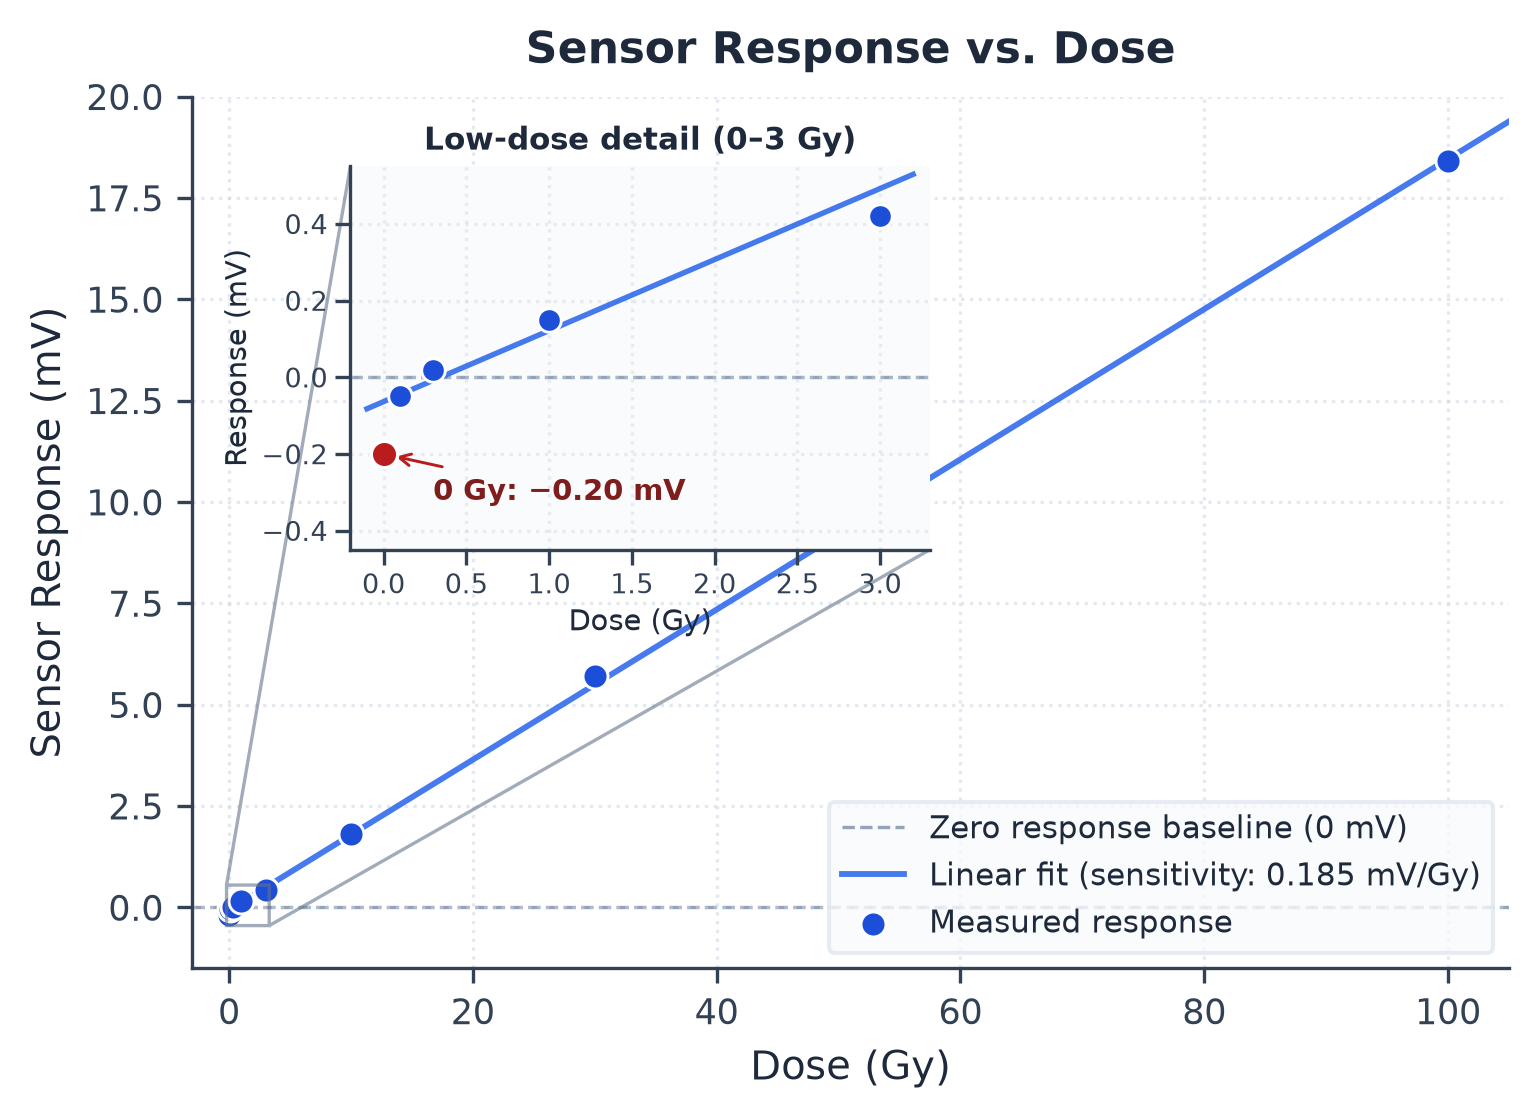

Write the Python code that produced this figure.
import matplotlib.pyplot as plt
import numpy as np
import pandas as pd

# Load data
df = pd.read_csv("data.csv")
dose = df["dose_gy"].values
response = df["response_mv"].values

# Configure publication-quality style
plt.rcParams.update({
    "font.family": "sans-serif",
    "font.sans-serif": ["DejaVu Sans", "Helvetica", "Arial"],
    "font.size": 9,
    "axes.labelsize": 9.5,
    "axes.titlesize": 10.5,
    "xtick.labelsize": 8.5,
    "ytick.labelsize": 8.5,
    "lines.linewidth": 1.5,
    "lines.markersize": 5.5,
    "axes.linewidth": 0.8,
    "axes.edgecolor": "#334155",
    "text.color": "#1e293b",
    "axes.labelcolor": "#1e293b",
    "xtick.color": "#334155",
    "ytick.color": "#334155",
    "figure.facecolor": "#ffffff",
    "axes.facecolor": "#ffffff",
    "savefig.facecolor": "#ffffff",
})

# Create figure
fig, ax = plt.subplots(figsize=(5.2, 3.8), dpi=300)

# Colors
primary_color = "#1d4ed8"
fit_color = "#2563eb"
ref_color = "#94a3b8"
highlight_color = "#b91c1c"

# Linear fit across full range to show constant sensitivity (linear physical response)
slope, intercept = np.polyfit(dose, response, 1)
fit_x = np.linspace(0, 105, 200)
fit_y = slope * fit_x + intercept

# Plot reference line at y = 0
ax.axhline(0, color=ref_color, linestyle="--", linewidth=0.8, zorder=1, label="Zero response baseline (0 mV)")

# Plot linear fit line
ax.plot(fit_x, fit_y, color=fit_color, linestyle="-", linewidth=1.4, alpha=0.85, zorder=2,
        label=f"Linear fit (sensitivity: {slope:.3f} mV/Gy)")

# Plot measured points
ax.scatter(dose, response, color=primary_color, edgecolor="white", linewidth=0.7, s=36, zorder=3,
           label="Measured response")

# Main axes limits and formatting
ax.set_xlim(-3, 105)
ax.set_ylim(-1.5, 20)
ax.set_xlabel("Dose (Gy)", fontweight="medium")
ax.set_ylabel("Sensor Response (mV)", fontweight="medium")
ax.set_title("Sensor Response vs. Dose", fontweight="bold", pad=8)

# Gridlines
ax.grid(True, linestyle=":", alpha=0.5, color="#cbd5e1", zorder=0)
ax.spines["top"].set_visible(False)
ax.spines["right"].set_visible(False)

# Legend (placed in lower right)
ax.legend(loc="lower right", frameon=True, facecolor="#f8fafc", edgecolor="#e2e8f0", fontsize=7.5)

# Inset zoom to resolve low-dose regime (0 to 3 Gy) without misleading log distortion
axins = ax.inset_axes([0.12, 0.48, 0.44, 0.44])

# Plot data on inset
fit_x_inset = np.linspace(-0.1, 3.2, 100)
fit_y_inset = slope * fit_x_inset + intercept

axins.axhline(0, color=ref_color, linestyle="--", linewidth=0.8, zorder=1)
axins.plot(fit_x_inset, fit_y_inset, color=fit_color, linestyle="-", linewidth=1.3, alpha=0.85, zorder=2)

low_mask = dose <= 3.0
axins.scatter(dose[low_mask], response[low_mask], color=primary_color, edgecolor="white", linewidth=0.7, s=32, zorder=3)

# Highlight baseline measurement at dose = 0 Gy
axins.scatter([0.0], [-0.20], color=highlight_color, edgecolor="white", linewidth=0.8, s=40, zorder=4)
axins.annotate("0 Gy: −0.20 mV", xy=(0.0, -0.20), xytext=(0.3, -0.32),
               fontsize=7.0, color="#7f1d1d", fontweight="semibold",
               arrowprops=dict(arrowstyle="->", color="#b91c1c", lw=0.7, shrinkA=3, shrinkB=3))

# Inset limits and styling
axins.set_xlim(-0.2, 3.3)
axins.set_ylim(-0.45, 0.55)
axins.set_title("Low-dose detail (0–3 Gy)", fontsize=7.5, fontweight="bold", pad=4, color="#1e293b")
axins.set_xlabel("Dose (Gy)", fontsize=7.0, labelpad=2)
axins.set_ylabel("Response (mV)", fontsize=7.0, labelpad=2)
axins.tick_params(axis="both", labelsize=6.5, pad=2)
axins.grid(True, linestyle=":", alpha=0.4, color="#cbd5e1", zorder=0)
axins.spines["top"].set_visible(False)
axins.spines["right"].set_visible(False)
axins.set_facecolor("#fafbfc")

# Zoom indicator lines connecting main axes to inset
ax.indicate_inset_zoom(axins, edgecolor="#64748b", alpha=0.6, linewidth=0.8)

# Tight layout and save
plt.tight_layout()
plt.savefig("plot.png", dpi=300, bbox_inches="tight")
plt.close()
print("plot.png generated successfully.")
